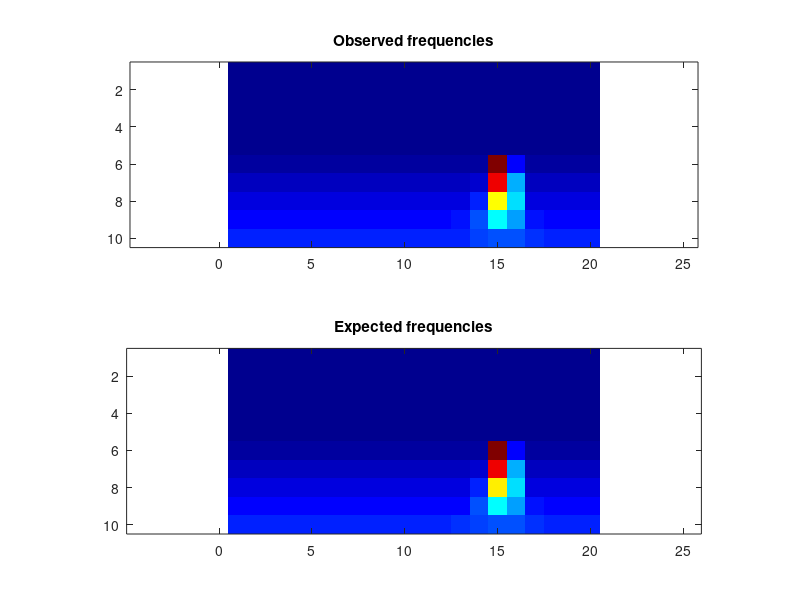

Write MATLAB code to recreate this figure.
obsFrequencies = [ 0, 0, 0, 0, 0, 0, 0, 0, 0, 0, 0, 0, 0, 0, 0, 0, 0, 0, 0, 0; 0, 0, 0, 0, 0, 0, 0, 0, 0, 0, 0, 0, 0, 0, 0, 0, 0, 0, 0, 0; 0, 0, 0, 0, 0, 0, 0, 0, 0, 0, 0, 0, 0, 0, 0, 0, 0, 0, 0, 0; 0, 0, 0, 0, 0, 0, 0, 0, 0, 0, 0, 0, 0, 0, 0, 0, 0, 0, 0, 0; 0, 0, 0, 0, 0, 0, 0, 0, 0, 0, 0, 0, 0, 0, 0, 0, 0, 0, 0, 0; 1197, 1184, 1219, 1188, 1224, 1192, 1235, 1192, 1178, 1172, 1258, 1183, 1176, 1239, 71653, 8246, 1194, 1170, 1156, 1168; 3622, 3629, 3707, 3548, 3570, 3708, 3655, 3534, 3624, 3716, 3678, 3609, 3651, 5172, 62760, 20715, 3601, 3657, 3618, 3650; 5901, 5919, 5958, 5868, 6105, 6096, 5999, 6053, 6025, 5996, 6082, 6108, 6112, 11087, 44628, 24628, 6610, 6078, 5925, 6099; 8261, 8480, 8492, 8586, 8412, 8459, 8398, 8270, 8422, 8334, 8410, 8326, 8958, 13950, 26173, 19886, 9865, 8498, 8412, 8440; 10871, 10789, 10746, 10822, 10807, 10702, 10653, 10734, 10599, 10745, 10667, 10941, 11143, 12551, 14288, 13737, 11721, 10939, 10801, 10854 ];
expFrequencies = [ 0, 0, 0, 0, 0, 0, 0, 0, 0, 0, 0, 0, 0, 0, 0, 0, 0, 0, 0, 0; 0, 0, 0, 0, 0, 0, 0, 0, 0, 0, 0, 0, 0, 0, 0, 0, 0, 0, 0, 0; 0, 0, 0, 0, 0, 0, 0, 0, 0, 0, 0, 0, 0, 0, 0, 0, 0, 0, 0, 0; 0, 0, 0, 0, 0, 0, 0, 0, 0, 0, 0, 0, 0, 0, 0, 0, 0, 0, 0, 0; 0, 0, 0, 0, 0, 0, 0, 0, 0, 0, 0, 0, 0, 0, 0, 0, 0, 0, 0, 0; 1200, 1200, 1200, 1200, 1200, 1200, 1200, 1200, 1200, 1200, 1200, 1200, 1200, 1261.78, 71375, 8346.58, 1200.02, 1200, 1200, 1200; 3600, 3600, 3600, 3600, 3600, 3600, 3600, 3600, 3600, 3600, 3600, 3600, 3600.42, 5276.57, 62747, 20602.9, 3630.53, 3600, 3600, 3600; 6000, 6000, 6000, 6000, 6000, 6000, 6000, 6000, 6000, 6000, 6000, 6000.07, 6049.99, 11110.6, 45118.2, 24413.6, 6542.21, 6001.78, 6000, 6000; 8400, 8400, 8400, 8400, 8400, 8400, 8400, 8400, 8400, 8400.01, 8400.18, 8410.94, 8800.94, 13921.5, 26330.6, 19908.6, 9948.84, 8461.85, 8401.21, 8400.02; 10803.3, 10802.6, 10802.5, 10802.4, 10802.4, 10802.4, 10802.4, 10802.5, 10802.9, 10804.7, 10815.3, 10883.1, 11282.4, 12663.6, 14260.5, 13538.5, 11764, 10989.5, 10831.9, 10807.4 ];
colormap(jet);
clf; subplot(2,1,1);
imagesc(obsFrequencies);
title('Observed frequencies');
axis equal;
subplot(2,1,2);
imagesc(expFrequencies);
axis equal;
title('Expected frequencies');
